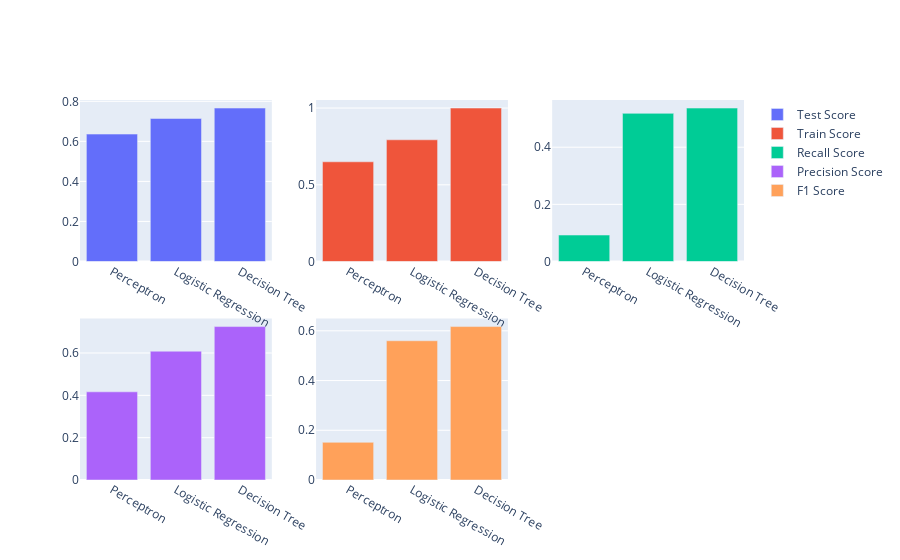

Notebook code cell kept with this figure:
### Code cell
fig = make_subplots(rows=2, cols=3)

fig.add_trace(
    go.Bar(y=result['Test Score'],x=result.index,name='Test Score'), 1, 1
)
fig.add_trace(
    go.Bar(y=result['Train Score'],x=result.index,name='Train Score'),1, 2
)

fig.add_trace(
    go.Bar(y=result['Recall Score'],x=result.index,name='Recall Score'),
    1,
    3,
)
fig.add_trace(
    go.Bar(y=result['Precision Score'],x=result.index,name='Precision Score'),2, 1
)

fig.add_trace(
    go.Bar(y=result['F1 Score'],x=result.index,name='F1 Score'),
    2,
    2,
)


fig.show()

### Figure 1 — Plotly figure (JSON) as saved in the notebook; plotly's stock layout.template omitted (floating-point values rounded to 4 significant figures)
{"data": [{"name": "Test Score", "type": "bar", "x": ["Perceptron", "Logistic Regression", "Decision Tree"], "xaxis": "x", "y": [0.6364, 0.7143, 0.7662], "yaxis": "y"}, {"name": "Train Score", "type": "bar", "x": ["Perceptron", "Logistic Regression", "Decision Tree"], "xaxis": "x2", "y": [0.6498, 0.7932, 1], "yaxis": "y2"}, {"name": "Recall Score", "type": "bar", "x": ["Perceptron", "Logistic Regression", "Decision Tree"], "xaxis": "x3", "y": [0.09259, 0.5185, 0.537], "yaxis": "y3"}, {"name": "Precision Score", "type": "bar", "x": ["Perceptron", "Logistic Regression", "Decision Tree"], "xaxis": "x4", "y": [0.4167, 0.6087, 0.725], "yaxis": "y4"}, {"name": "F1 Score", "type": "bar", "x": ["Perceptron", "Logistic Regression", "Decision Tree"], "xaxis": "x5", "y": [0.1515, 0.56, 0.617], "yaxis": "y5"}], "layout": {"xaxis": {"anchor": "y", "domain": [0, 0.2889]}, "xaxis2": {"anchor": "y2", "domain": [0.3556, 0.6444]}, "xaxis3": {"anchor": "y3", "domain": [0.7111, 1]}, "xaxis4": {"anchor": "y4", "domain": [0, 0.2889]}, "xaxis5": {"anchor": "y5", "domain": [0.3556, 0.6444]}, "xaxis6": {"anchor": "y6", "domain": [0.7111, 1]}, "yaxis": {"anchor": "x", "domain": [0.575, 1]}, "yaxis2": {"anchor": "x2", "domain": [0.575, 1]}, "yaxis3": {"anchor": "x3", "domain": [0.575, 1]}, "yaxis4": {"anchor": "x4", "domain": [0, 0.425]}, "yaxis5": {"anchor": "x5", "domain": [0, 0.425]}, "yaxis6": {"anchor": "x6", "domain": [0, 0.425]}}}
